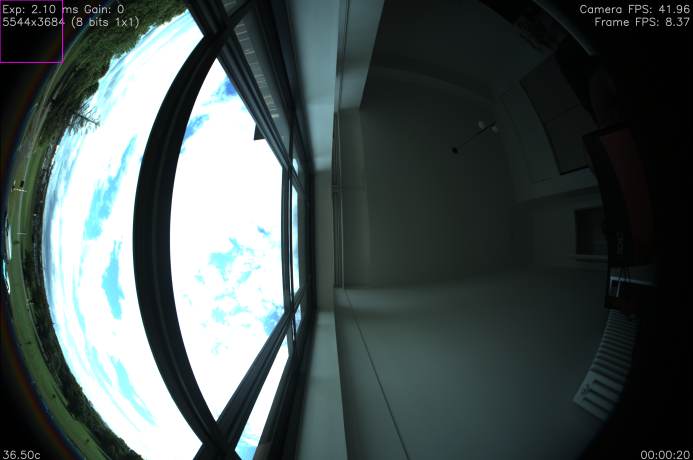
#> input picture research/entropy/images/ss_2600.000000_20230705140551.png, 693 x 460 px
$ jupyter execute --allow-errors entropy_overview.ipynb
#> lines starting #> are read from the running program, lines starting #| are printed output that depends on the picture
## Entropy for Auto Exposure

Entropy can be a useful metric in image processing as it quantifies the amount of information or complexity in an image. The equation:

$
E = -\sum_{g} p(g) \cdot \log_{2}(p(g))
$

Where:
- $E$ is the entropy
- $p(g)$ is the probability of each gray level $g$ in the image
- The summation runs over all gray levels present in the image
- The base of the logarithm is 2 because the entropy is measured in bits

Given the Sky360 all-sky camera will be guiding a secondary pan tilt focus camera, the frames aquired from the all-sky should ideally be optimal in the sense of providing maximum information, and neither be over or under exposed. The proposal put forward here is to use entropy to push auto-exposure target brightness settings towards those that deliver higher entropy, where possible.

First, some imports and functions for calculating entropy and brightness:

[cell 1]
import cv2
import numpy as np
from matplotlib import pyplot as plt

def calc_entropy(img):
    histogram = cv2.calcHist([img], [0], None, [256], [0,256])
    histogram /= histogram.sum()
    entropy = -np.sum(histogram*np.log2(histogram + np.finfo(float).eps))
    return entropy / 8

def calc_brightness(img):
    return np.mean(img) / 255.0

Claude Shannon, the father of information theory, defined entropy as a measure of the uncertainty or randomness in a set of data. We can examine that idea by looking at the range of entropy through the following two images.

The first image is uniform consisting of all white pixels. This has an entropy of zero which is basically saying it contains no information. The second is noisy with random pixel intensities over the 8-bit range (0-255). This gives a high entropy and close to the highest possible value of one (normalised). Indeed the maximum entropy would occur when all 256 possible intensity values are equally likely.

[cell 2]
a = (np.ones((460, 693))*255).astype('uint8')
b = (np.random.random((460, 693))*256).astype('uint8')

plt.figure(figsize=(10,5))
plt.subplot(1,2,1)
plt.imshow(a, cmap='gray', vmin=0, vmax=255)
plt.title('entropy: ' + str(round(calc_entropy(a), 3)))
plt.subplot(1,2,2)
plt.imshow(b, cmap='gray', vmin=0, vmax=255)
plt.title('entropy: ' + str(round(calc_entropy(b), 3)))
plt.show()
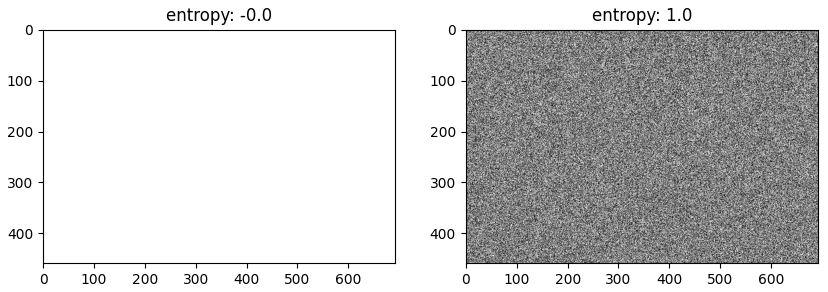
#> figure drawn by matplotlib, 2 panels

Lets now look at an actual frame from a QHY camera and it's associated entropy (0.802). For interest, the right plot shows the same image but with pixels from the image randomly shuffled. This shuffled image has the same information content so we get the same entropy.

[cell 3]
img = cv2.imread('images/ss_2600.000000_20230705140551.png', cv2.IMREAD_GRAYSCALE)
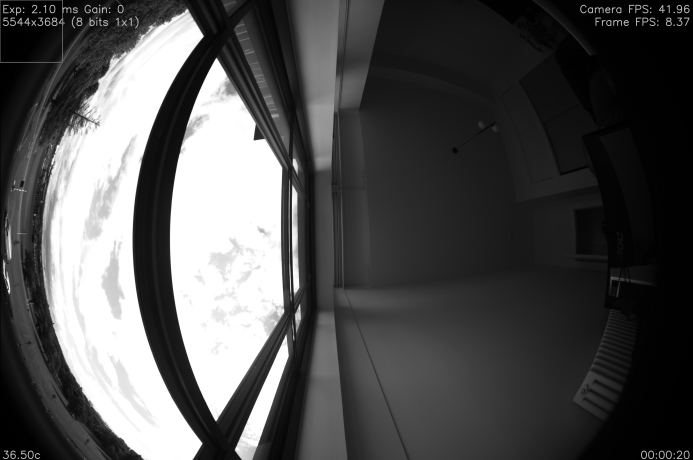
#> img: shape (460, 693); min 0, max 255, mean 79.5
img_shuf = img.copy().flatten()
np.random.shuffle(img_shuf)
img_shuf = img_shuf.reshape(img.shape)
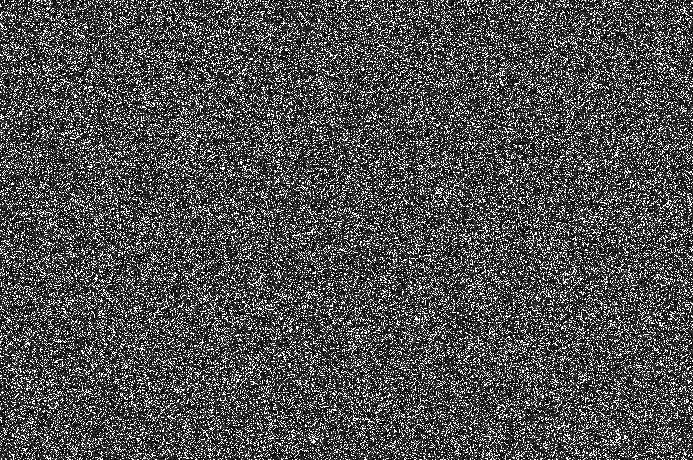
#> img_shuf: shape (460, 693); min 0, max 255, mean 79.5

plt.figure(figsize=(10,5))
plt.subplot(1,2,1)
plt.imshow(img, cmap='gray', vmin=0, vmax=255)
plt.title('entropy: ' + str(round(abs(calc_entropy(img)), 3)))
plt.subplot(1,2,2)
plt.imshow(img_shuf, cmap='gray', vmin=0, vmax=255)
plt.title('entropy: ' + str(round(calc_entropy(img_shuf), 3)))
plt.show()
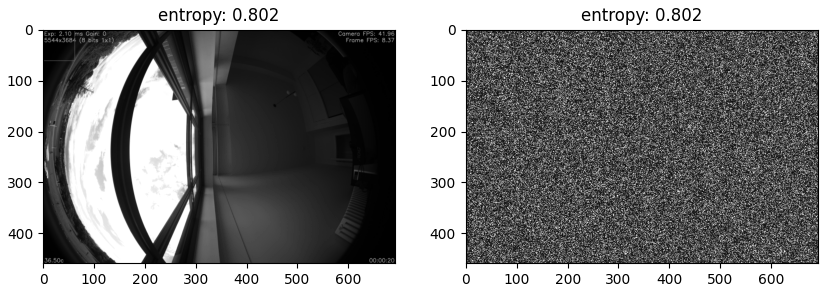
#> figure drawn by matplotlib, 2 panels

Now lets look entropy recorded over 10 frames as exposure is adjusted from a lower value to a higher value in 1 ms steps.

Initially when exposure is low the resulting (normalised) brightness and entropy values are low. Then, as we might expect, when exposure increases brightness increases. However, entropy has a non-linear relationship with exposure. As exposure increases entropy increases but then decreases as the image becomes over-exposed causing loss in information.

One idea is to try and guide the auto exposure algorithm towards this max peak for entropy by making smart adjustments to exposure and gain. In the example below, the optimum target brightness for the AE to obtain max entropy would be in the region of 0.5 (see image 4 below where an entropy of 0.84 is reached).

However, the relationship between entropy and exposure isn't straightforward! The target value for entropy should ideally be the value that corresponds to this peak but it's difficult to predict this value in advance since it can change based on the scene content and lighting conditions.

[cell 4]
import os

directory = "images"
files = os.listdir(directory)
exclude_files = {'no_gain.png', 'high_gain.png'}
files = [file for file in files if file.endswith('.png') and file not in exclude_files]


def get_sort_key(file_name):
    number = file_name.split('_')[1]
    return float(number)

files.sort(key=get_sort_key)
#> `img_brightness = calc_brightness(img)`: img_brightness = 0.312

exposure_values = []
brightness_values = []
entropy_values = []

fig, axs = plt.subplots(2, 5, figsize=(12, 4))

#> (the rest of this cell did not finish here and is left out)

#> `img_entropy = calc_entropy(img)`: img_entropy = 0.802
#> pass 2 of the loop `for i, ax in enumerate(axs.flat):`:
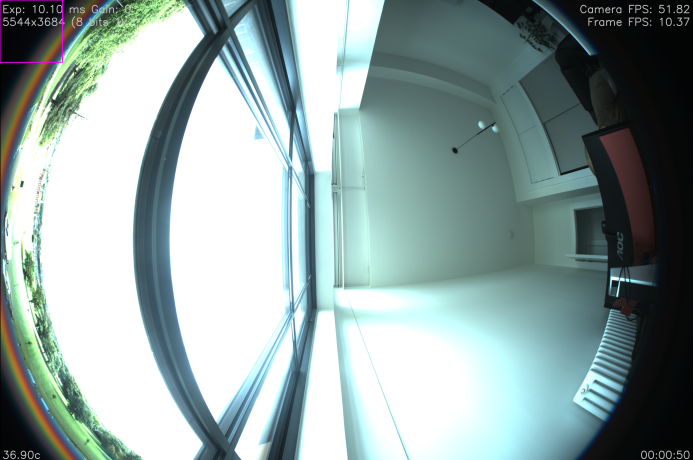
#> input picture research/entropy/images/ss_10600.000000_20230705140621.png, 693 x 460 px
#> `img = cv2.imread(os.path.join(directory, files[i]), cv2.IMREAD_GRAYSCA..`:
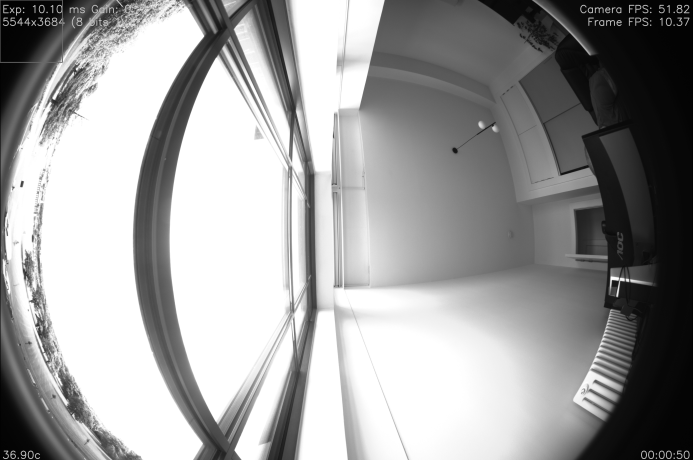
#> img: shape (460, 693); min 1, max 255, mean 157.3
#> img_brightness = 0.617
#> img_entropy = 0.798
#> pass 3 of the loop `for i, ax in enumerate(axs.flat):`:
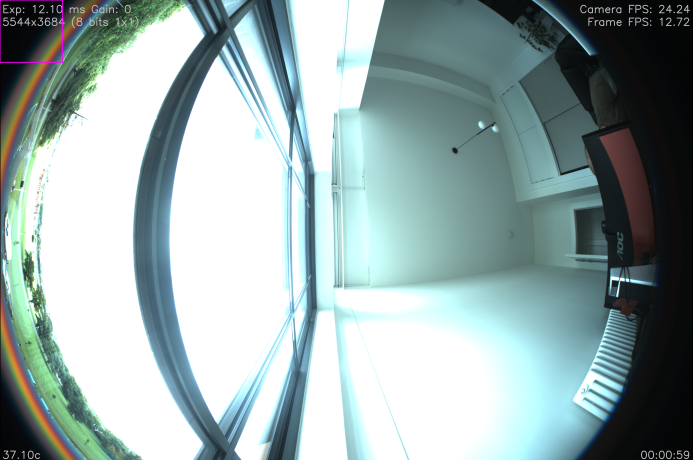
#> input picture research/entropy/images/ss_12600.000000_20230705140630.png, 693 x 460 px
#> `img = cv2.imread(os.path.join(directory, files[i]), cv2.IMREAD_GRAYSCA..`:
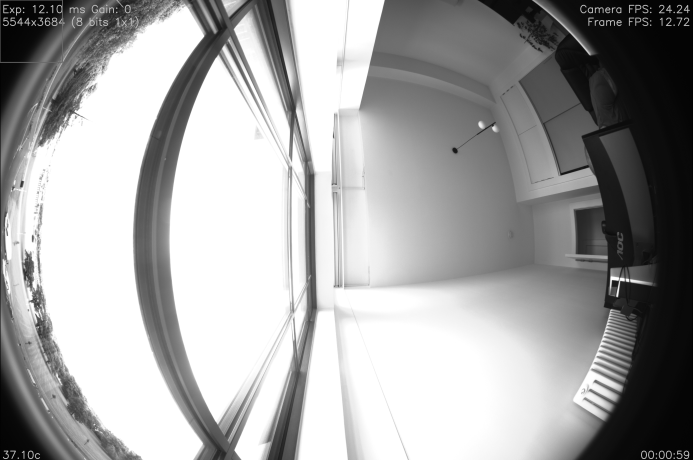
#> img: shape (460, 693); min 1, max 255, mean 163.7
#> img_brightness = 0.642
#> img_entropy = 0.778
    entropy_values.append(img_entropy)
    exposure = float(files[i].split('_')[1]) / 1000
    exposure_values.append(exposure)

    ax.imshow(img, cmap='gray')
    ax.set_title('msv: {:.2f}, Entr: {:.2f}, Expo: {:.2f}'.format(img_brightness, img_entropy, exposure), fontsize=7)
    ax.set_xticks([])
    ax.set_yticks([])

for ax in axs.flat:
    ax.label_outer()

plt.tight_layout()
plt.show()

fig, axs = plt.subplots(1, 3, figsize=(9, 3))

# Scatter plot for Exposure vs Brightness
axs[0].scatter(exposure_values, brightness_values, marker='x')
max_brightness_index = np.argmax(brightness_values)
axs[0].axvline(exposure_values[max_brightness_index], color='r', linestyle='--')  # Draw a vertical line at max brightness
axs[0].set_xlabel('Exposure', fontsize=8)
axs[0].set_ylabel('Brightness', fontsize=8)
axs[0].set_title('Exposure vs Brightness', fontsize=8)

# Scatter plot for Exposure vs Entropy
axs[1].scatter(exposure_values, entropy_values, marker='x')
max_entropy_index = np.argmax(entropy_values)
axs[1].axvline(exposure_values[max_entropy_index], color='r', linestyle='--')  # Draw a vertical line at max entropy
axs[1].set_xlabel('Exposure', fontsize=8)
axs[1].set_ylabel('Entropy', fontsize=8)
axs[1].set_title('Exposure vs Entropy', fontsize=8)

# Scatter plot for Brightness vs Entropy
axs[2].scatter(brightness_values, entropy_values, marker='x')
axs[2].axvline(brightness_values[max_entropy_index], color='r', linestyle='--')  # Draw a vertical line at max entropy
axs[2].set_xlabel('Brightness', fontsize=8)
axs[2].set_ylabel('Entropy', fontsize=8)
axs[2].set_title('Brightness vs Entropy', fontsize=8)

plt.subplots_adjust(wspace=0.3)
plt.tight_layout()
plt.show()
